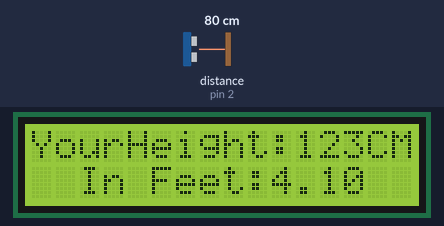
The sketch below on a simulated Arduino Uno, built with avr-gcc and run on an emulated ATmega328P. Shown: 16×2 character LCD. Inputs (shaded band) come from the test bench; at power-on: distance to the obstacle (sensor on pin 2) 80 cm. The echo pulse lasts 58.3 µs per cm; what the sketch prints to the serial monitor is not drawn.

Above: at 1.2 s.
1.3 s: distance to the obstacle (sensor on pin 2) set to 120 cm
At 1.9 s:
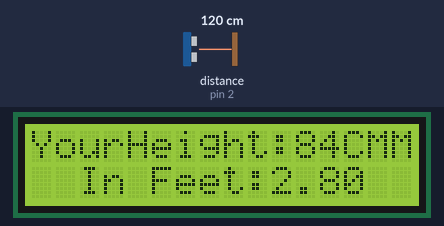
2.8 s: distance to the obstacle (sensor on pin 2) set to 203 cm
At 3.5 s:
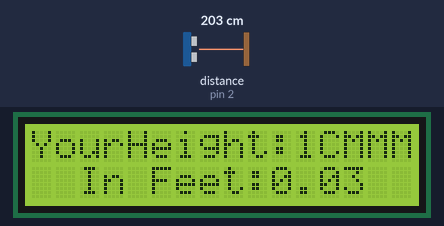
4.4 s: distance to the obstacle (sensor on pin 2) set to 60 cm
At 5.6 s:
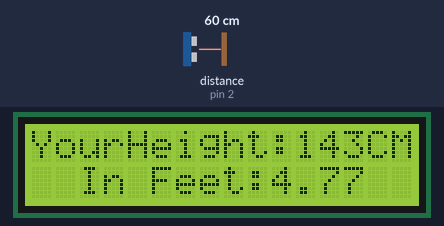
6.0 s: distance to the obstacle (sensor on pin 2) set to 203 cm
At 6.6 s:
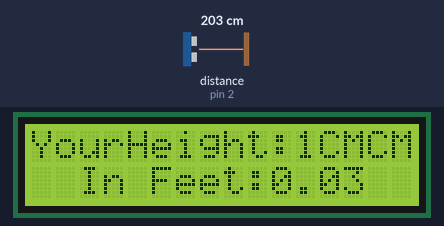
Timing chart, 0 to 8.6 s (numbered marks = the images above; inputs shaded):
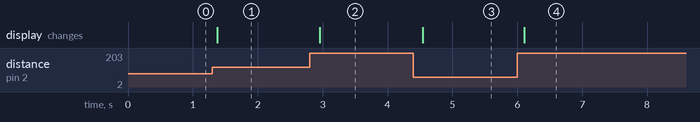

Measured:
- after the input at 1.3 s, the display: changes after 0.07 s (image 1)
- after the input at 2.8 s, the display: changes after 0.15 s (image 2)
- after the input at 4.4 s, the display: changes after 0.15 s (image 3)
- after the input at 6.0 s, the display: changes after 0.11 s (image 4)

The sketch:

Height_Measurement.ino
```cpp
#include<LiquidCrystal.h>
LiquidCrystal lcd(12, 11, 5, 4, 3, 2);
#define echoPin 2
#define trigPin 3
long duration;
int distance;
int d;
float f;
void setup() {
pinMode(trigPin, OUTPUT);
pinMode(echoPin, INPUT);
Serial.begin(9600);
lcd.begin(16, 2);
}

void loop() {
digitalWrite(trigPin, LOW);
delayMicroseconds(2);
digitalWrite(trigPin, HIGH);
delayMicroseconds(10);
digitalWrite(trigPin, LOW);
duration = pulseIn(echoPin, HIGH);
distance = duration * 0.034 / 2;
Serial.println(distance);
d=202-distance;
f=(int)d/30.0;
if(d >0 && d<200)
{
Serial.print("Distance: ");
Serial.print(d);
Serial.println(" cm");
lcd.setCursor(0,0);
lcd.print("YourHeight:");
lcd.print(d);
lcd.print("CM");
lcd.setCursor(2,1);
lcd.print("In Feet:");
lcd.print(f);
}
delay(250);
}
```
